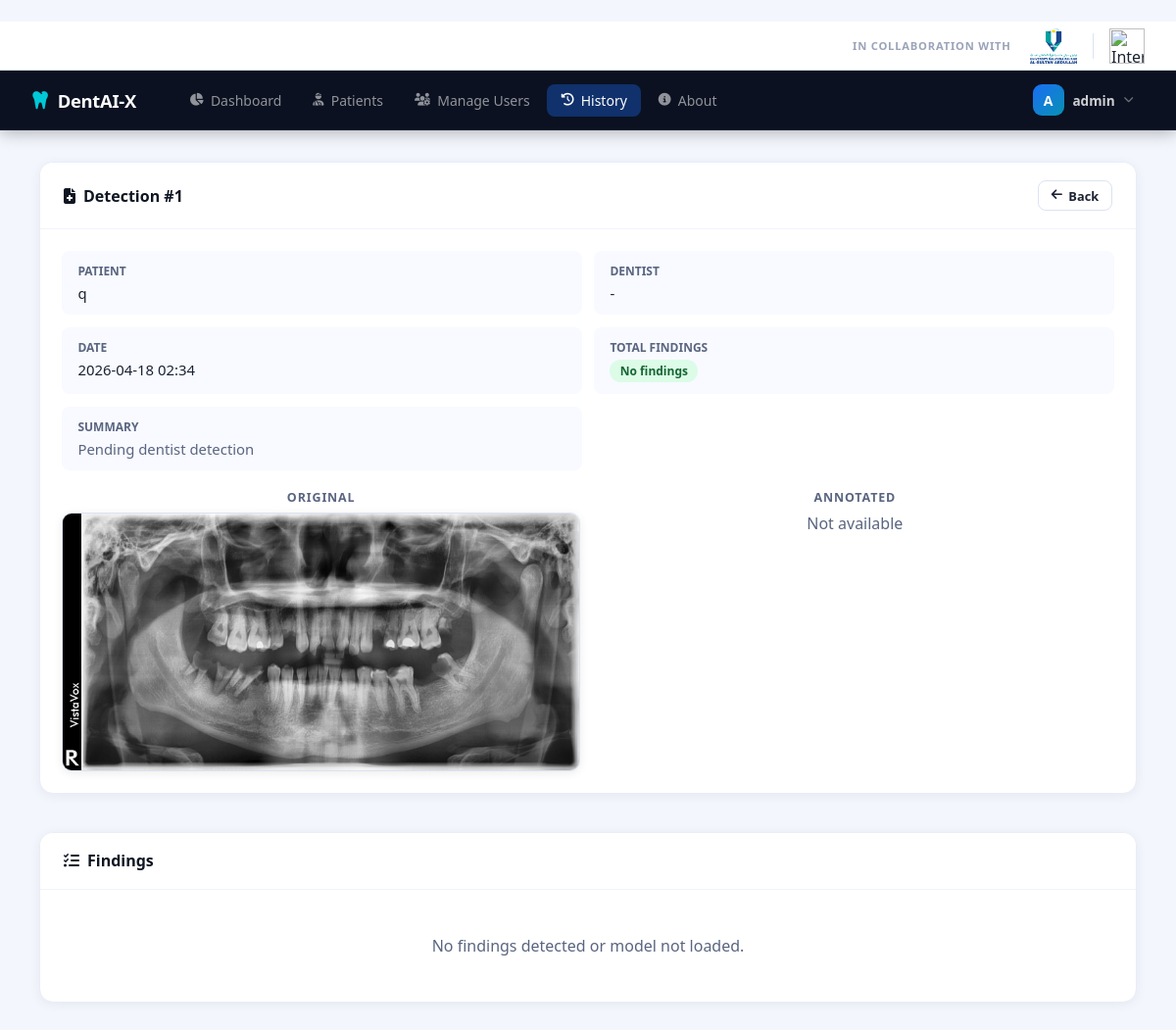
Screenshot of /admin/history/1 (signed in) with the database file from the repository.
### dental-detection/app_utils/models.py (models this page shows, shortened)
class User(UserMixin, db.Model):
    __tablename__ = "users"
    id            = db.Column(db.Integer, primary_key=True)
    username      = db.Column(db.String(80),  unique=True, nullable=False)
    email         = db.Column(db.String(120), unique=True, nullable=False)
    password_hash = db.Column(db.String(256), nullable=False)
    role          = db.Column(db.String(20),  nullable=False, default="dentist")  # admin | dentist
    is_active     = db.Column(db.Boolean, default=True)
    reset_token   = db.Column(db.String(100), nullable=True)
    avatar        = db.Column(db.String(200), nullable=True)   # relative path under static/
    created_at    = db.Column(db.DateTime, default=datetime.utcnow)
    detections    = db.relationship("Detection", backref="dentist", lazy=True,
                                    foreign_keys="Detection.dentist_id")
    patients_created = db.relationship("Patient", backref="created_by_user", lazy=True)

class Detection(db.Model):
    __tablename__ = "detections"
    id                 = db.Column(db.Integer, primary_key=True)
    patient_id         = db.Column(db.Integer, db.ForeignKey("patients.id"), nullable=False)
    dentist_id         = db.Column(db.Integer, db.ForeignKey("users.id"),    nullable=True)
    original_image     = db.Column(db.String(256), nullable=True)
    annotated_image    = db.Column(db.String(256), nullable=True)
    results_json       = db.Column(db.Text, nullable=True)   # JSON string
    total_findings     = db.Column(db.Integer, default=0)
    summary_text       = db.Column(db.String(300), nullable=True)
    created_at         = db.Column(db.DateTime, default=datetime.utcnow)

class Patient(db.Model):
    __tablename__ = "patients"
    id           = db.Column(db.Integer, primary_key=True)
    name         = db.Column(db.String(120), nullable=False)
    dob          = db.Column(db.String(20),  nullable=True)
    gender       = db.Column(db.String(10),  nullable=True)
    phone        = db.Column(db.String(30),  nullable=True)
    email        = db.Column(db.String(120), nullable=True)
    ic_number    = db.Column(db.String(50),  nullable=True)
    notes        = db.Column(db.Text,        nullable=True)
    created_by   = db.Column(db.Integer, db.ForeignKey("users.id"), nullable=True)
    created_at   = db.Column(db.DateTime, default=datetime.utcnow)
    detections   = db.relationship("Detection", backref="patient", lazy=True,
                                   cascade="all, delete-orphan")

### dental-detection/app.py (the view)
@app.route("/admin/history/<int:did>")
@login_required
@admin_required
def admin_detection_detail(did):
    det      = db.session.get(Detection, did)
    if not det:
        abort(404)
    findings = json.loads(det.results_json) if det.results_json else []
    return render_template("admin/detection_detail.html", det=det, findings=findings)

### dental-detection/app.py (called while the page is built)
@app.template_filter("myt")
def myt_filter(dt, fmt="%Y-%m-%d %H:%M"):
    if not dt:
        return "—"
    return (dt + _td(hours=8)).strftime(fmt)

@login_manager.user_loader
def load_user(user_id):
    return db.session.get(User, int(user_id))

def admin_required(f):
    @wraps(f)
    def decorated(*args, **kwargs):
        if not current_user.is_authenticated or current_user.role != "admin":
            abort(403)
        return f(*args, **kwargs)
    return decorated

### dental-detection/templates/admin/detection_detail.html (shortened to what this page needs)
﻿{% extends "base.html" %}
{% block content %}
<div class="detail-grid">
  <div class="card">
    <div class="card-header">
      <h2><i class="fa-solid fa-file-medical"></i> Detection #{{ det.id }}</h2>
      <a href="{{ url_for('admin_patient_detail', pid=det.patient_id) if det.patient else url_for('admin_history') }}" class="btn btn-sm btn-outline">
        <i class="fa-solid fa-arrow-left"></i> Back
      </a>
    </div>
    <div class="card-body">
      <div class="info-pairs">
        <div class="info-pair">
          <span class="info-label">Patient</span>
          <span class="info-value">{{ det.patient.name if det.patient else ' - ' }}</span>
        </div>
        <div class="info-pair">
          <span class="info-label">Dentist</span>
          <span class="info-value">{{ det.dentist.username if det.dentist else ' - ' }}</span>
        </div>
        <div class="info-pair">
          <span class="info-label">Date</span>
          <span class="info-value">{{ det.created_at | myt }}</span>
        </div>
        <div class="info-pair">
          <span class="info-label">Total Findings</span>
          <span class="info-value">
            {% if det.total_findings == 0 %}
              <span class="badge badge-success">No findings</span>
            {% else %}
              <span class="badge badge-warning">{{ det.total_findings }}</span>
            {% endif %}
          </span>
        </div>
        <div class="info-pair">
          <span class="info-label">Summary</span>
          <span class="info-value text-muted">{{ det.summary_text or ' - ' }}</span>
        </div>
      </div>
      <div class="image-compare mt-4">
        <div class="img-box">
          <p class="img-label">Original</p>
          {% if det.original_image %}
            <img src="{{ url_for('static', filename='uploads/' ~ det.original_image) }}" alt="Original" class="zoomable-xray" title="Click to enlarge"/>
          {% else %}<p class="text-muted">Not available</p>{% endif %}
        </div>
        <div class="img-box">
          <p class="img-label">Annotated</p>
          {% if det.annotated_image %}
            <img src="{{ url_for('static', filename='uploads/' ~ det.annotated_image) }}" alt="Annotated" class="zoomable-xray" title="Click to enlarge"/>
          {% else %}<p class="text-muted">Not available</p>{% endif %}
        </div>
      </div>
    </div>
  </div>
  <div class="card mt-4">
    <div class="card-header"><h2><i class="fa-solid fa-list-check"></i> Findings</h2></div>
    <div class="card-body">
      {% if findings %}
        {% for f in findings %}
        <div class="finding-item" style="border-left: 4px solid {{ f.color_hex }}">
          <div class="finding-header">
            <strong>{{ f.label }}</strong>
            <span class="badge badge-warning">{{ f.confidence_pct }}</span>
            <span class="badge badge-blue">{{ f.severity }}</span>
          </div>
          <p class="text-muted">{{ f.description }}</p>
          <p><i class="fa-solid fa-stethoscope"></i> <em>{{ f.recommendation }}</em></p>
        </div>
        {% endfor %}
      {% else %}
        <p class="text-muted text-center py-4">No findings detected or model not loaded.</p>
      {% endif %}
    </div>
  </div>
</div>
{% endblock %}

### dental-detection/templates/base.html (shortened to what this page needs)
﻿<!DOCTYPE html>
<html lang="en">
<head>
  <link rel="stylesheet" href="{{ url_for('static', filename='css/style.css') }}"/>
  <link rel="stylesheet" href="https://cdnjs.cloudflare.com/ajax/libs/font-awesome/6.5.0/css/all.min.css"/>
</head>
<body class="app-layout">
<div class="co-brand-bar">
  <span class="cbr-label">In Collaboration with</span>
  <div class="cbr-logos">
    <img src="{{ url_for('static', filename='images/UMPSA.png') }}" alt="Universiti Malaysia Pahang Al-Sultan Abdullah" class="cbr-logo" title="Universiti Malaysia Pahang Al-Sultan Abdullah"/>
    <img src="{{ url_for('static', filename='images/IIUM.png') }}" alt="International Islamic University Malaysia" class="cbr-logo" title="International Islamic University Malaysia"/>
  </div>
</div>
<header class="topnav" id="topnav">
  <div class="topnav-inner">
    <a href="{{ url_for('dashboard') }}" class="tnav-logo">
      <i class="fa-solid fa-tooth"></i>
      <span>DentAI-X</span>
    </a>
    <nav class="tnav-links" id="tnavLinks">
      {% if current_user.role == 'admin' %}
        <a href="{{ url_for('admin_dashboard') }}" class="tnav-item {% if request.endpoint == 'admin_dashboard' %}active{% endif %}">
          <i class="fa-solid fa-chart-pie"></i> Dashboard
        </a>
        <a href="{{ url_for('admin_patients') }}" class="tnav-item {% if 'patient' in request.endpoint %}active{% endif %}">
          <i class="fa-solid fa-user-injured"></i> Patients
        </a>
        <a href="{{ url_for('admin_users') }}" class="tnav-item {% if 'user' in request.endpoint and request.endpoint != 'profile' %}active{% endif %}">
          <i class="fa-solid fa-users-gear"></i> Manage Users
        </a>
        <a href="{{ url_for('admin_history') }}" class="tnav-item {% if 'history' in request.endpoint or 'detection_detail' in request.endpoint %}active{% endif %}">
          <i class="fa-solid fa-clock-rotate-left"></i> History
        </a>
      {% endif %}
      <a href="{{ url_for('about') }}" class="tnav-item {% if request.endpoint == 'about' %}active{% endif %}">
        <i class="fa-solid fa-circle-info"></i> About
      </a>
    </nav>
    <div class="tnav-right">
      <div class="tnav-user" id="userMenuBtn" onclick="toggleUserMenu()">
        {% if current_user.avatar %}
          <img src="{{ url_for('static', filename=current_user.avatar) }}" class="tnav-avatar-img" alt="avatar"/>
        {% else %}
          <div class="tnav-avatar-letter">{{ current_user.username[0]|upper }}</div>
        {% endif %}
        <span class="tnav-username">{{ current_user.username }}</span>
        <i class="fa-solid fa-chevron-down tnav-caret"></i>
      </div>
    </div>
  </div>
</header>
<main class="page-wrap">
  <div class="page-content">
    {% block content %}{% endblock %}
  </div>
</main>
</body>
</html>

### rows the page displays
User: username "A", username "admin"
Detection: id "1", created_at|myt "2026-04-18 02:34", summary_text "Pending dentist detection", original_image (picture)
Patient: patient "q"

### other values shown
{{ det.dentist.username if det.dentist else ' - ' }} "-"
